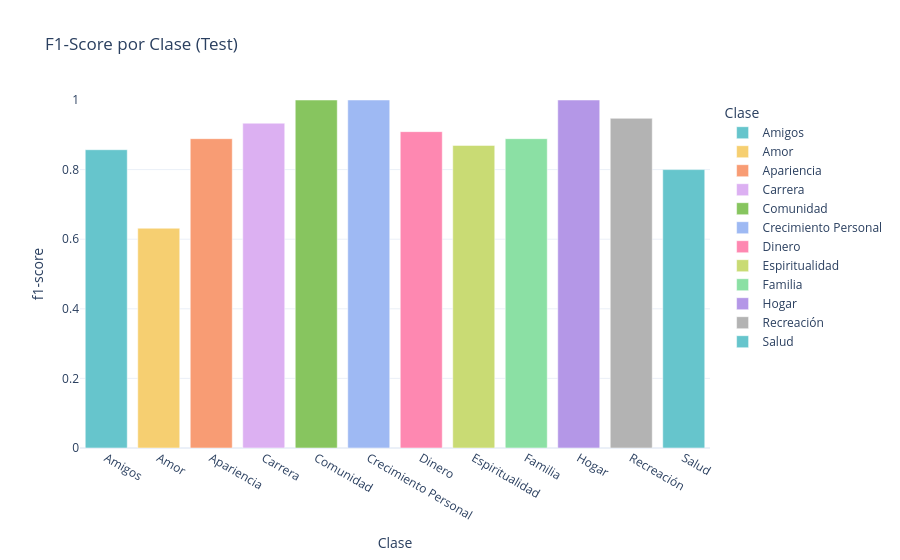

Notebook source saved alongside this figure:
### Code cell
report = classification_report(y_area_test, y_test_pred, output_dict=True)
df_report = pd.DataFrame(report).T
df_report = df_report.iloc[:-3] 

df_report = df_report.reset_index().rename(columns={"index": "Clase"})

fig_f1 = px.bar(
    df_report,
    x="Clase",
    y="f1-score",
    color="Clase",
    title="F1-Score por Clase (Test)",
    color_discrete_sequence=px.colors.qualitative.Pastel
)

fig_f1.update_layout(template="plotly_white", yaxis_range=[0,1])
fig_f1.show()

### Figure 1 — Plotly figure (JSON) as saved in the notebook; plotly's stock layout.template omitted (floating-point values rounded to 4 significant figures)
{"data": [{"hovertemplate": "Clase=%{x}<br>f1-score=%{y}<extra></extra>", "legendgroup": "Amigos", "marker": {"color": "rgb(102, 197, 204)", "pattern": {"shape": ""}}, "name": "Amigos", "orientation": "v", "showlegend": true, "textposition": "auto", "type": "bar", "x": ["Amigos"], "xaxis": "x", "y": [0.8571], "yaxis": "y"}, {"hovertemplate": "Clase=%{x}<br>f1-score=%{y}<extra></extra>", "legendgroup": "Amor", "marker": {"color": "rgb(246, 207, 113)", "pattern": {"shape": ""}}, "name": "Amor", "orientation": "v", "showlegend": true, "textposition": "auto", "type": "bar", "x": ["Amor"], "xaxis": "x", "y": [0.6316], "yaxis": "y"}, {"hovertemplate": "Clase=%{x}<br>f1-score=%{y}<extra></extra>", "legendgroup": "Apariencia", "marker": {"color": "rgb(248, 156, 116)", "pattern": {"shape": ""}}, "name": "Apariencia", "orientation": "v", "showlegend": true, "textposition": "auto", "type": "bar", "x": ["Apariencia"], "xaxis": "x", "y": [0.8889], "yaxis": "y"}, {"hovertemplate": "Clase=%{x}<br>f1-score=%{y}<extra></extra>", "legendgroup": "Carrera", "marker": {"color": "rgb(220, 176, 242)", "pattern": {"shape": ""}}, "name": "Carrera", "orientation": "v", "showlegend": true, "textposition": "auto", "type": "bar", "x": ["Carrera"], "xaxis": "x", "y": [0.9333], "yaxis": "y"}, {"hovertemplate": "Clase=%{x}<br>f1-score=%{y}<extra></extra>", "legendgroup": "Comunidad", "marker": {"color": "rgb(135, 197, 95)", "pattern": {"shape": ""}}, "name": "Comunidad", "orientation": "v", "showlegend": true, "textposition": "auto", "type": "bar", "x": ["Comunidad"], "xaxis": "x", "y": [1.0], "yaxis": "y"}, {"hovertemplate": "Clase=%{x}<br>f1-score=%{y}<extra></extra>", "legendgroup": "Crecimiento Personal", "marker": {"color": "rgb(158, 185, 243)", "pattern": {"shape": ""}}, "name": "Crecimiento Personal", "orientation": "v", "showlegend": true, "textposition": "auto", "type": "bar", "x": ["Crecimiento Personal"], "xaxis": "x", "y": [1.0], "yaxis": "y"}, {"hovertemplate": "Clase=%{x}<br>f1-score=%{y}<extra></extra>", "legendgroup": "Dinero", "marker": {"color": "rgb(254, 136, 177)", "pattern": {"shape": ""}}, "name": "Dinero", "orientation": "v", "showlegend": true, "textposition": "auto", "type": "bar", "x": ["Dinero"], "xaxis": "x", "y": [0.9091], "yaxis": "y"}, {"hovertemplate": "Clase=%{x}<br>f1-score=%{y}<extra></extra>", "legendgroup": "Espiritualidad", "marker": {"color": "rgb(201, 219, 116)", "pattern": {"shape": ""}}, "name": "Espiritualidad", "orientation": "v", "showlegend": true, "textposition": "auto", "type": "bar", "x": ["Espiritualidad"], "xaxis": "x", "y": [0.8696], "yaxis": "y"}, {"hovertemplate": "Clase=%{x}<br>f1-score=%{y}<extra></extra>", "legendgroup": "Familia", "marker": {"color": "rgb(139, 224, 164)", "pattern": {"shape": ""}}, "name": "Familia", "orientation": "v", "showlegend": true, "textposition": "auto", "type": "bar", "x": ["Familia"], "xaxis": "x", "y": [0.8889], "yaxis": "y"}, {"hovertemplate": "Clase=%{x}<br>f1-score=%{y}<extra></extra>", "legendgroup": "Hogar", "marker": {"color": "rgb(180, 151, 231)", "pattern": {"shape": ""}}, "name": "Hogar", "orientation": "v", "showlegend": true, "textposition": "auto", "type": "bar", "x": ["Hogar"], "xaxis": "x", "y": [1.0], "yaxis": "y"}, {"hovertemplate": "Clase=%{x}<br>f1-score=%{y}<extra></extra>", "legendgroup": "Recreación", "marker": {"color": "rgb(179, 179, 179)", "pattern": {"shape": ""}}, "name": "Recreación", "orientation": "v", "showlegend": true, "textposition": "auto", "type": "bar", "x": ["Recreación"], "xaxis": "x", "y": [0.9474], "yaxis": "y"}, {"hovertemplate": "Clase=%{x}<br>f1-score=%{y}<extra></extra>", "legendgroup": "Salud", "marker": {"color": "rgb(102, 197, 204)", "pattern": {"shape": ""}}, "name": "Salud", "orientation": "v", "showlegend": true, "textposition": "auto", "type": "bar", "x": ["Salud"], "xaxis": "x", "y": [0.8], "yaxis": "y"}], "layout": {"barmode": "relative", "legend": {"title": {"text": "Clase"}, "tracegroupgap": 0}, "title": {"text": "F1-Score por Clase (Test)"}, "xaxis": {"anchor": "y", "categoryarray": ["Amigos", "Amor", "Apariencia", "Carrera", "Comunidad", "Crecimiento Personal", "Dinero", "Espiritualidad", "Familia", "Hogar", "Recreación", "Salud"], "categoryorder": "array", "domain": [0, 1], "title": {"text": "Clase"}}, "yaxis": {"anchor": "x", "domain": [0, 1], "range": [0, 1], "title": {"text": "f1-score"}}}}
